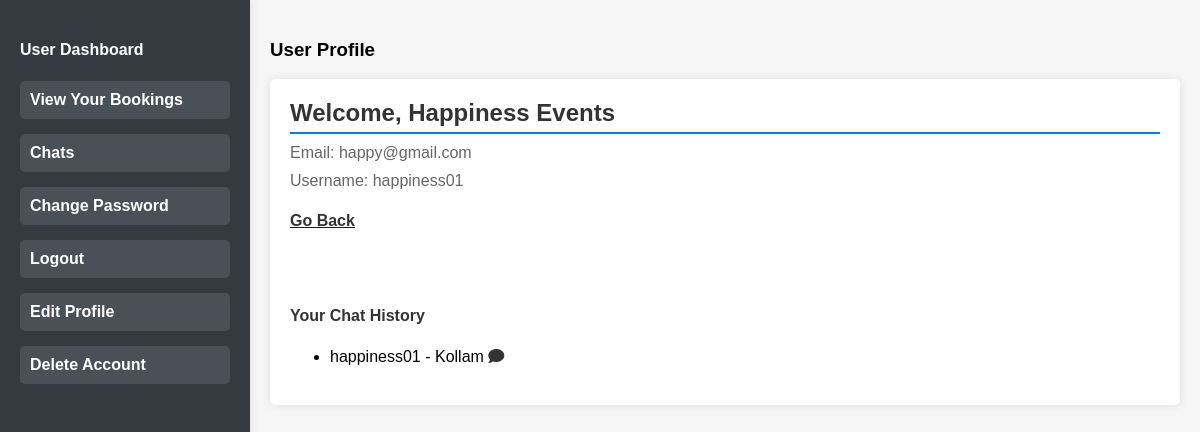
/view_chats/ (signed in), run on the app's committed database.
### event_app/models.py (models this page shows, shortened)
class User(AbstractUser):
    is_company = models.BooleanField(default=False)     # TICK OR NON_TICK
    is_customer = models.BooleanField(default=False)

class CompanyProfile(models.Model):
    user = models.ForeignKey(User, on_delete=models.CASCADE,related_name='comp_profile')
    comp_type = models.ForeignKey(Categories, on_delete=models.CASCADE,related_name='company_profiles', null=True)
    comp_location = models.CharField(max_length=100, null=True)
    comp_id = models.IntegerField(null=True)
    comp_image = models.ImageField(upload_to='comp_images',default=default_profile_pic)
    comp_contact = models.CharField(max_length=12, null=True)
    comp_bio = models.TextField(null=True)
    comp_agent = models.CharField(max_length=100, null=True)

### event_app/views.py (the view)
# urls.py: path('view_chats/', views.view_chats, name='view_chats'),
def view_chats(request):
    sent_messages = Message.objects.filter(sender=request.user)
    request.session['read_messages'] = [msg.id for msg in sent_messages]
    company_names = CompanyProfile.objects.filter(user__in=sent_messages.values('recipient'))
    context = {'company_names': company_names}
    return render(request, 'view_chats.html', context)

### templates/view_chats.html
{% extends 'event_export/profile.html' %}
{% block content %}
<head>
  <link rel="stylesheet" href="https://cdnjs.cloudflare.com/ajax/libs/font-awesome/5.15.4/css/all.min.css">
</head>
<div class="container"><br><br>
<h4>Your Chat History</h4>
{% if company_names %}
  <ul>
    {% for company in company_names %}
      <li style="line-height:24px;">{{ company.user }} - {{ company.comp_location }}
          <a href="{% url 'chat_with_company' company.id %}" style="text-decoration:none;">
              <i class="fas fa-comment"  style="color: #333;"></i></a></li>
    {% endfor %}
  </ul>
{% else %}
  <p>No chat history available.</p>
{% endif %}
</div>
{% endblock %}

### templates/event_export/profile.html (shortened to what this page needs)
<!DOCTYPE html>
<html lang="en">
<head>
</head>
<body>
    <div class="sidebar">
        <h4>User Dashboard</h4>
        <div class="menu">
            <div class="menu-item"><a href="{% url 'booking_history' %}">View Your Bookings</a></div>
            <div class="menu-item"><a href="{% url 'view_chats' %}" class="list-group-item">Chats</a></div>
            <div class="menu-item"><a href="{% url 'reset_password' %}">Change Password</a></div>
            <div class="menu-item"><a href="{% url 'logout' %}">Logout</a></div>
            <div class="menu-item"><a href="#">Edit Profile</a></div>
            <div class="menu-item"><a href="#">Delete Account</a></div>
        </div>
    </div>
    <div class="content">
        <h3>User Profile</h3>
        <div class="user-info">
            <h5>Welcome, {{ user.first_name }}</h5>
            <p>Email: {{ user.email }}</p>
                        <p>Username: {{ user.username }}</p>
       <div style="width:70px;"><a href="{% url 'index' %}"><h4>Go Back</h4></a></div>
        {% block content %}
        {% endblock %}
        </div>
    </div>
</body>
</html>

### templates/event_export/profile.html (style rules this page uses)
body { font-family: Arial, sans-serif; margin: 0; padding: 0; display: flex; min-height: 100vh; background-color: #f6f6f6; }
.sidebar { width: 250px; background-color: #343a40; color: #fff; padding: 20px; box-sizing: border-box; box-shadow: 0 0 10px rgba(0, 0, 0, 0.1); }
.content { flex: 1; padding: 20px; box-sizing: border-box; }
.menu-item { margin-bottom: 15px; }
.menu-item a { display: block; padding: 10px; border-radius: 5px; background-color: #495057; text-decoration: none; color: #fff; font-weight: bold; transition: background-color 0.3s ease; }
.content h4 { margin-bottom: 20px; color: #333; }
.user-info { background-color: #fff; padding: 20px; border-radius: 5px; box-shadow: 0 0 10px rgba(0, 0, 0, 0.1); }
.user-info h5 { margin-top: 0; font-size: 24px; color: #333; margin-bottom: 10px; border-bottom: 2px solid #007bff; padding-bottom: 5px; }
.user-info p { margin: 10px 0; font-size: 16px; color: #666; }

### data on the page
User: first_name "Happiness Events", email "happy@gmail.com", username "happiness01"
CompanyProfile: user "happiness01", comp_location "Kollam"
